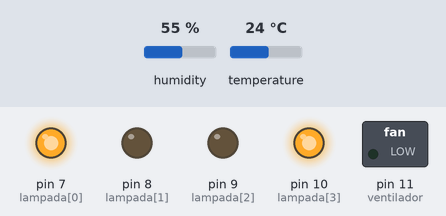
Bench run of a sketch on a simulated Arduino Uno, built with avr-gcc and run on an emulated ATmega328P. Shown: switched loads named in the sketch (green lamp = pin HIGH), output pins drawn as LEDs (lit = HIGH). Wiring (inferred from the names in the program): DHT11 sensor: data A1. The test bench sets the inputs (shaded band); at power-on: humidity 55 %, temperature 24 °C.

Above: at 0.1 s.
At 122.1 s:
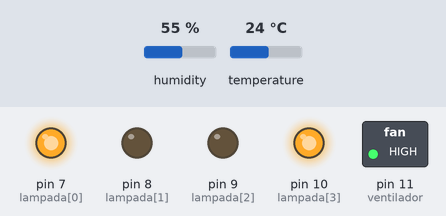
Timing chart, 0 to 123.6 s (numbered marks = the images above):
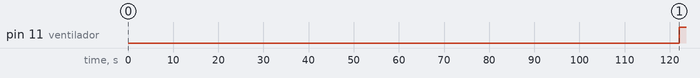

Measured:
- by itself, pin 11 (ventilador): LOW → HIGH at 122 s

The sketch:

Encubadora1.1.ino
```cpp
/**
 * ENCUBADORA versão 1.1
 * Atualização:
 * - Adicionado o controle de ventilação para ajudar a baixar a temperatura ou umidade da encubadora.
 * Suporte:
 * 4 lâmpadas
 * 1 sensor DHT (temperatura e humidade)
 * 1 ventilador
 * by wesleywilly@gmail.com
 */
#include <dht.h>

#define s 1000
#define m (s*60)
#define h (m*60)
#define d (h*24)

int plusDay = 30; //Digite a idade das aves em dias. Deixe com 0 caso sejam recém nascidas

#define dht_dpin A1 //Define o pino do sensor de temperatura e umidade

dht DHT; //Cria uma variável para o sensor de temperatura e umidade

int lampada[4] = {7, 8, 9, 10};

int ventilador = 11;

float oldTemperatura; //Armazena o valor da ultima leitura de temperatura realizada
float oldUmidade; //Armazena o valor da ultima leitura de umidade realizada
unsigned long int oldMillis = 0; //Armazena a o tempo da última alálise

unsigned long int difMillis = 120000; //Intervalo de tempo de leitura
unsigned long int minDifMillis = 120000; //Limite minimo de intervalo de tempo
unsigned long int maxDifMillis = 600000; //Limite maximo de intervalo de tempo

float temperatura; //Armazena a leitura da temperatura atual do sensor
float umidade; //Armazena a leitura da umidade atual do sensor

int lampadas = 0; //Número de lampadas que devem ser ligadas
int direcao = 0; //Identifica a intenção de controle de temperatura da encubadora

int temperaturaInicial[4] = {33, 29, 27, 26};
int temperaturaFinal[4] = {29, 27, 26, 25};
int umidadeIdeal[4] = {50, 60, 60, 70};


float temperaturaIdeal; //Armazena a temperatura ideal do ambiente
int difUmidade; //identifica se a umidade está abaixo ou acima do ideal;

void setup() {
  for (int i = 0; i < 4; i++) {
    pinMode(lampada[i], OUTPUT);
  }

  pinMode(ventilador,OUTPUT);

  DHT.read11(dht_dpin);
  oldUmidade = DHT.humidity;
  oldTemperatura = DHT.temperature;
  interruptores();
  delay(2000);

}

void loop() {
  //Leitura da temperatura e umidade
  DHT.read11(dht_dpin);
  umidade = DHT.humidity;
  temperatura = DHT.temperature;
  /**
   * Verifica se houve alteração de temperatura desde a última leitura
  **/
  if (temperatura != oldTemperatura) {
    //Ajusta o intervalo de verificação da temperatura
    if (millis() - oldMillis > difMillis && millis() - oldMillis < 600000) {
      difMillis = millis() - oldMillis;
    } else {
      if ((int)difMillis/2 > minDifMillis) {
        difMillis = (int) difMillis/2;
      } else {
        difMillis = minDifMillis;
      }
    }
  }

  /**
   * Calcula o tempo de encubação
   */
  int dia = (millis()/d)+plusDay;
  int semana = ((int) dia / 7);
  int diaSemana = dia % 7;

  /**
   * Verifica se está dentro das 4 primeiras semanas
   */
  if (semana < 4) {
    //Calcula a temperatura ideal de acordo com o tempo de encubação
    temperaturaIdeal = temperaturaInicial[semana] - (((float)diaSemana / 6) * (temperaturaInicial[semana] - temperaturaFinal[semana]));
    difUmidade = umidade - umidadeIdeal[semana];
    analise();

  } else {
    //Final do processo de encubação
    temperaturaIdeal = 23;
    analise();
  }

  oldTemperatura = temperatura;//Armazena a última leitura de temperatura

  oldMillis = millis(); //Armazena a o tempo da última alálise

  delay(difMillis);//Aguardar para a próxima analise
}

/*
 * Verifica se a temperatura está de acordo com a temperatura ideal e realiza o controle através das lâmpadas
 */
void analise() {
  if (temperatura < temperaturaIdeal) {
    ligarLamp();
    direcao = 1;
  } else {
    if (temperatura <= temperaturaIdeal && temperatura >= temperaturaIdeal) {
      if (direcao > 0) {
        desligarLamp();
        direcao = 0;
      } else {
        if (direcao < 0) {
          ligarLamp();
          direcao = 0;
        }
      }

    } else {
      desligarLamp();
      direcao = -1;
    }
  }
}
/**
 * Aumenta o número de lâmpadas ligadas
 */
void ligarLamp() {
  if (lampadas < 4) {
    lampadas++;
  }
  interruptores();
}
/**
 * Diminui o número de lâmpadas ligadas
 */
void desligarLamp() {
  if (lampadas > 0) {
    lampadas--;
  }
  interruptores();
}
/*
 * Define quais lâmpadas irão ligar ou desligar de acordo com a variável "lampadas"
 */
void interruptores() {
  switch (lampadas) {
    case 0:
      digitalWrite(lampada[0], HIGH);
      digitalWrite(lampada[1], LOW);
      digitalWrite(lampada[2], LOW);
      digitalWrite(lampada[3], HIGH);
      break;
    case 1:
      digitalWrite(lampada[0], LOW);
      digitalWrite(lampada[1], LOW);
      digitalWrite(lampada[2], LOW);
      digitalWrite(lampada[3], LOW);
      break;
    case 2:
      digitalWrite(lampada[0], LOW);
      digitalWrite(lampada[1], HIGH);
      digitalWrite(lampada[2], LOW);
      digitalWrite(lampada[3], LOW);
      break;
    case 3:
      digitalWrite(lampada[0], LOW);
      digitalWrite(lampada[1], HIGH);
      digitalWrite(lampada[2], HIGH);
      digitalWrite(lampada[3], LOW);
      break;
    case 4:
      digitalWrite(lampada[0], LOW);
      digitalWrite(lampada[1], HIGH);
      digitalWrite(lampada[2], HIGH);
      digitalWrite(lampada[3], HIGH);
      break;
  }
  if(difUmidade>0 || direcao<0){
    digitalWrite(ventilador,HIGH);
  }else{
    digitalWrite(ventilador,LOW);
  }

}
```
